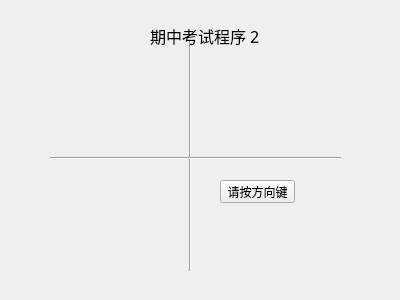
<?xml version="1.0" encoding="UTF-8"?>
<ui version="4.0">
 <class>Widget</class>
 <widget class="QWidget" name="Widget">
  <property name="geometry">
   <rect>
    <x>0</x>
    <y>0</y>
    <width>400</width>
    <height>300</height>
   </rect>
  </property>
  <property name="windowTitle">
   <string>Widget</string>
  </property>
  <widget class="Line" name="line_2">
   <property name="geometry">
    <rect>
     <x>180</x>
     <y>40</y>
     <width>20</width>
     <height>231</height>
    </rect>
   </property>
   <property name="orientation">
    <enum>Qt::Vertical</enum>
   </property>
  </widget>
  <widget class="QPushButton" name="pushButton">
   <property name="geometry">
    <rect>
     <x>220</x>
     <y>180</y>
     <width>75</width>
     <height>23</height>
    </rect>
   </property>
   <property name="text">
    <string>请按方向键</string>
   </property>
  </widget>
  <widget class="Line" name="line">
   <property name="geometry">
    <rect>
     <x>50</x>
     <y>150</y>
     <width>291</width>
     <height>16</height>
    </rect>
   </property>
   <property name="orientation">
    <enum>Qt::Horizontal</enum>
   </property>
  </widget>
  <widget class="QLabel" name="label">
   <property name="geometry">
    <rect>
     <x>150</x>
     <y>20</y>
     <width>111</width>
     <height>31</height>
    </rect>
   </property>
   <property name="font">
    <font>
     <family>Microsoft YaHei</family>
     <pointsize>12</pointsize>
    </font>
   </property>
   <property name="text">
    <string>期中考试程序 2</string>
   </property>
  </widget>
 </widget>
 <layoutdefault spacing="6" margin="11"/>
 <resources/>
 <connections/>
</ui>
